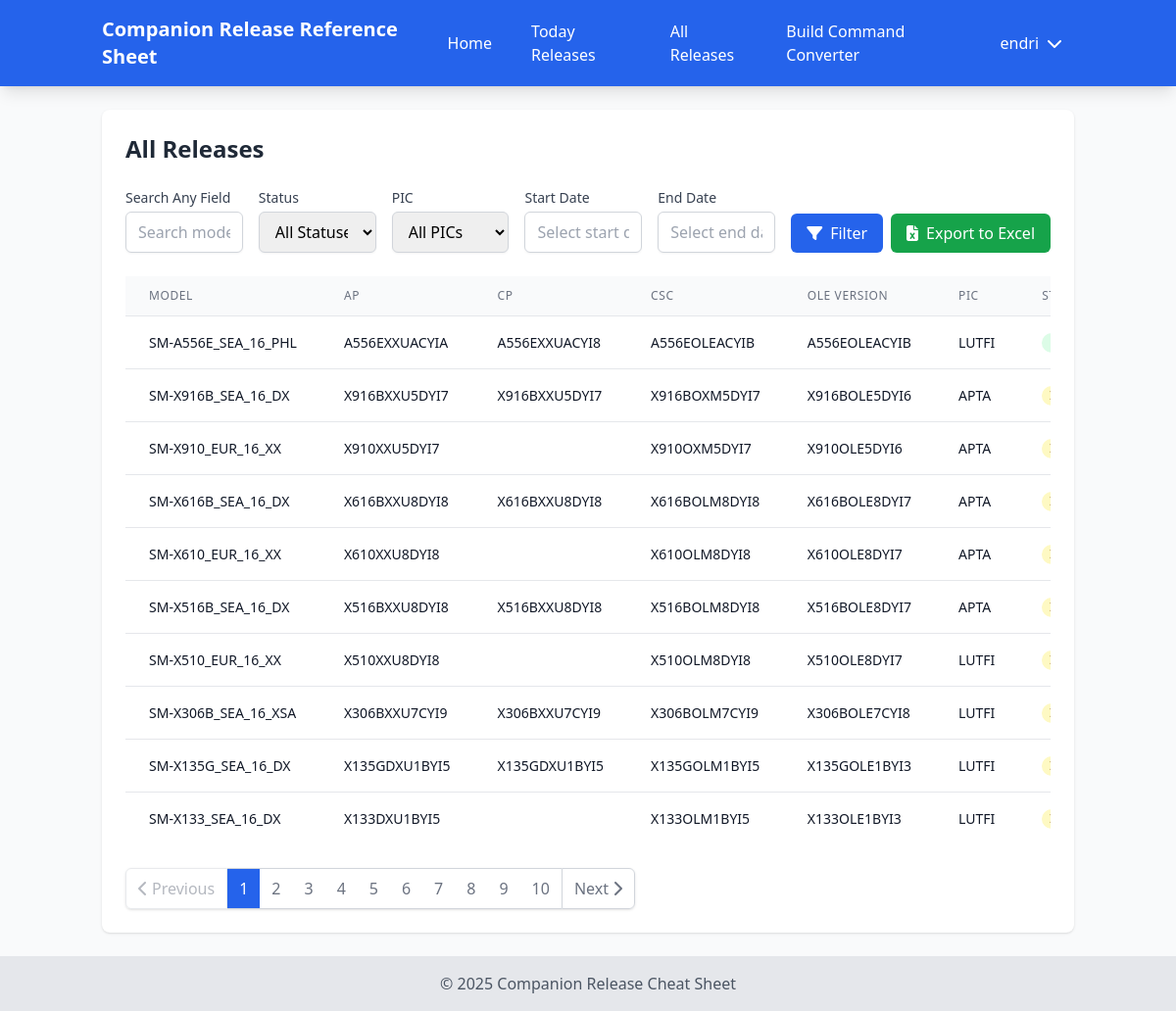
Page /all_releases.php (signed in) on the committed database.
### tables this page shows
CREATE TABLE `release_cheatsheets` (
  `id` int(11) NOT NULL,
  `model` varchar(50) NOT NULL,
  `ole_version` varchar(13) NOT NULL,
  `qb_user` varchar(50) NOT NULL,
  `oxm_olm_new_version` varchar(100) NOT NULL,
  `ap` varchar(50) NOT NULL,
  `cp` varchar(50) NOT NULL,
  `csc` varchar(50) NOT NULL,
  `qb_csc_user` varchar(50) NOT NULL,
  `additional_cl` varchar(50) DEFAULT '-',
  `cl_sync` varchar(255) DEFAULT NULL,
  `cl_partial_csc_oxm` varchar(255) DEFAULT NULL,
  `command_qb_user` text DEFAULT NULL,
  `command_qb_eng` text DEFAULT NULL,
  `new_xid_cl_partial` varchar(255) DEFAULT NULL,
  `partial_cl` longtext DEFAULT NULL,
  `p4_path` longtext DEFAULT NULL,
  `new_build_xid` varchar(100) NOT NULL,
  `qb_csc_user_xid` varchar(50) NOT NULL,
  `qb_csc_eng` varchar(50) NOT NULL,
  `release_note_format` text NOT NULL,
  `ap_mapping` varchar(100) NOT NULL,
  `cp_mapping` varchar(100) NOT NULL,
  `csc_version_up` varchar(100) NOT NULL,
  `created_at` timestamp NOT NULL DEFAULT current_timestamp(),
  `updated_at` timestamp NOT NULL DEFAULT current_timestamp() ON UPDATE current_timestamp(),
  `status` varchar(100) NOT NULL,
  `pic` varchar(100) NOT NULL
);

### all_releases.php (the view, shortened to what this page needs)
<?php
require_once __DIR__ . '/includes/functions.php';
require_once __DIR__ . '/includes/header.php';
$search = isset($_GET['search']) ? trim($_GET['search']) : '';
$status = isset($_GET['status']) ? trim($_GET['status']) : '';
$pic = isset($_GET['pic']) ? trim($_GET['pic']) : '';
$start_date = isset($_GET['start_date']) ? trim($_GET['start_date']) : '';
$end_date = isset($_GET['end_date']) ? trim($_GET['end_date']) : '';
$page = isset($_GET['page']) ? (int)$_GET['page'] : 1;
$perPage = 10;
$params = [];
$sqlCount = "SELECT COUNT(*) FROM release_cheatsheets";
$stmtCount = $pdo->prepare($sqlCount);
$stmtCount->execute($params);
$totalItems = $stmtCount->fetchColumn();
$offset = ($page - 1) * $perPage;
$sql = "SELECT id, model, ap, cp, csc, ole_version, pic, created_at, status, qb_user, qb_csc_user, additional_cl, qb_csc_user_xid, qb_csc_eng, release_note_format
        FROM release_cheatsheets";
$sql .= " ORDER BY created_at DESC LIMIT ?, ?";
$stmt = $pdo->prepare($sql);
$paramIndex = 1;
$stmt->bindValue($paramIndex++, $offset, PDO::PARAM_INT);
$stmt->bindValue($paramIndex++, $perPage, PDO::PARAM_INT);
$stmt->execute();
$releases = $stmt->fetchAll(PDO::FETCH_ASSOC);
$baseUrl = 'all_releases.php';
$queryString = http_build_query(array_filter([
    'search' => $search,
    'status' => $status,
    'pic' => $pic,
    'start_date' => $start_date,
    'end_date' => $end_date
]));
$pagination = generatePagination($totalItems, $perPage, $page, $baseUrl, $queryString ? "?$queryString" : '');
?>
<div class="bg-white shadow rounded-lg p-6">
    <h1 class="text-2xl font-bold text-gray-800 mb-6">All Releases</h1>
    <form method="GET" class="mb-6 flex flex-col md:flex-row gap-4">
        <div class="flex-1">
            <label for="search" class="block text-sm font-medium text-gray-700">Search Any Field</label>
            <input type="text" id="search" name="search" value="<?php echo htmlspecialchars($search); ?>"
                   class="mt-1 block w-full px-3 py-2 border border-gray-300 rounded-md shadow-sm focus:outline-none focus:ring-blue-500 focus:border-blue-500"
                   placeholder="Search model, AP, CP, CSC, PIC, etc.">
        </div>
        <div class="flex-1">
            <label for="status" class="block text-sm font-medium text-gray-700">Status</label>
            <select id="status" name="status" class="mt-1 block w-full px-3 py-2 border border-gray-300 rounded-md shadow-sm focus:outline-none focus:ring-blue-500 focus:border-blue-500">
                <option value="">All Statuses</option>
            </select>
        </div>
        <div class="flex-1">
            <label for="pic" class="block text-sm font-medium text-gray-700">PIC</label>
            <select id="pic" name="pic" class="mt-1 block w-full px-3 py-2 border border-gray-300 rounded-md shadow-sm focus:outline-none focus:ring-blue-500 focus:border-blue-500">
                <option value="">All PICs</option>
            </select>
        </div>
        <div class="flex-1">
            <label for="start_date" class="block text-sm font-medium text-gray-700">Start Date</label>
            <input type="text" id="start_date" name="start_date" value="<?php echo htmlspecialchars($start_date); ?>"
                   class="mt-1 block w-full px-3 py-2 border border-gray-300 rounded-md shadow-sm focus:outline-none focus:ring-blue-500 focus:border-blue-500"
                   placeholder="Select start date">
        </div>
        <div class="flex-1">
            <label for="end_date" class="block text-sm font-medium text-gray-700">End Date</label>
            <input type="text" id="end_date" name="end_date" value="<?php echo htmlspecialchars($end_date); ?>"
                   class="mt-1 block w-full px-3 py-2 border border-gray-300 rounded-md shadow-sm focus:outline-none focus:ring-blue-500 focus:border-blue-500"
                   placeholder="Select end date">
        </div>
        <div class="flex items-end">
            <button type="submit" class="bg-blue-600 hover:bg-blue-700 text-white px-4 py-2 rounded-md">
                <i class="fas fa-filter mr-2"></i>Filter
            </button>
            <a href="export.php" class="bg-green-600 hover:bg-green-700 text-white px-4 py-2 rounded-md ml-2">
                <i class="fas fa-file-excel mr-2"></i>Export to Excel
            </a>
        </div>
    </form>
    <div class="overflow-x-auto">
        <table class="min-w-full divide-y divide-gray-200">
            <thead class="bg-gray-50">
                <tr>
                    <th class="px-6 py-3 text-left text-xs font-medium text-gray-500 uppercase tracking-wider">Model</th>
                    <th class="px-6 py-3 text-left text-xs font-medium text-gray-500 uppercase tracking-wider">AP</th>
                    <th class="px-6 py-3 text-left text-xs font-medium text-gray-500 uppercase tracking-wider">CP</th>
                    <th class="px-6 py-3 text-left text-xs font-medium text-gray-500 uppercase tracking-wider">CSC</th>
                    <th class="px-6 py-3 text-left text-xs font-medium text-gray-500 uppercase tracking-wider">OLE Version</th>
                    <th class="px-6 py-3 text-left text-xs font-medium text-gray-500 uppercase tracking-wider">PIC</th>
                    <th class="px-6 py-3 text-left text-xs font-medium text-gray-500 uppercase tracking-wider">Status</th>
                </tr>
            </thead>
            <tbody class="bg-white divide-y divide-gray-200">
                <?php if (empty($releases)): ?>
                    <tr>
                        <td colspan="9" class="px-6 py-4 text-center text-gray-500">No releases found.</td>
                    </tr>
                <?php else: ?>
                    <?php foreach ($releases as $release): ?>
                        <tr>
                            <td class="px-6 py-4 whitespace-nowrap text-sm text-gray-900"><?php echo htmlspecialchars($release['model']); ?></td>
                            <td class="px-6 py-4 whitespace-nowrap text-sm text-gray-900"><?php echo htmlspecialchars($release['ap']); ?></td>
                            <td class="px-6 py-4 whitespace-nowrap text-sm text-gray-900"><?php echo htmlspecialchars($release['cp']); ?></td>
                            <td class="px-6 py-4 whitespace-nowrap text-sm text-gray-900"><?php echo htmlspecialchars($release['csc']); ?></td>
                            <td class="px-6 py-4 whitespace-nowrap text-sm text-gray-900"><?php echo htmlspecialchars($release['ole_version']); ?></td>
                            <td class="px-6 py-4 whitespace-nowrap text-sm text-gray-900"><?php echo htmlspecialchars($release['pic']); ?></td>
                            <td class="px-6 py-4 whitespace-nowrap text-sm">
                                <span class="px-2 inline-flex text-xs leading-5 font-semibold rounded-full
                                    <?php echo $release['status'] === 'done' ? 'bg-green-100 text-green-800' :
                                              ($release['status'] === 'skipped' ? 'bg-red-100 text-red-800' :
                                              ($release['status'] === 'in_progress' ? 'bg-yellow-100 text-yellow-800' : 'bg-gray-100 text-gray-800')); ?>">
                                </span>
                            </td>
                        </tr>
                    <?php endforeach; ?>
                <?php endif; ?>
            </tbody>
        </table>
    </div>
    <div class="mt-6">
        <?php echo $pagination; ?>
    </div>
</div>
<link rel="stylesheet" href="https://cdn.jsdelivr.net/npm/flatpickr/dist/flatpickr.min.css">
<?php require_once __DIR__ . '/includes/footer.php'; ?>

### includes/header.php (shortened to what this page needs)
<?php
require_once __DIR__ . '/functions.php';
?>
<!DOCTYPE html>
<html lang="en">
<head>
    <script src="https://cdn.tailwindcss.com"></script>
    <link href="https://cdnjs.cloudflare.com/ajax/libs/font-awesome/6.4.0/css/all.min.css" rel="stylesheet">
</head>
<body class="bg-gray-50 flex flex-col min-h-screen">
    <nav class="bg-blue-600 text-white shadow-lg">
        <div class="container mx-auto px-4 py-3">
            <div class="flex justify-between items-center">
                <a href="index.php" class="text-xl font-bold">Companion Release Reference Sheet</a>
                <div class="hidden md:flex space-x-4 items-center">
                    <a href="index.php" class="hover:bg-blue-700 px-3 py-2 rounded">Home</a>
                    <a href="today.php" class="hover:bg-blue-700 px-3 py-2 rounded">Today Releases</a>
                    <a href="all_releases.php" class="block hover:bg-blue-700 px-3 py-2 rounded">All Releases</a>
                    <a href="command.php" class="block hover:bg-blue-700 px-3 py-2 rounded">Build Command Converter</a>
					<?php if (isLoggedIn()): ?>
                        <div class="relative">
                            <button class="hover:bg-blue-700 px-3 py-2 rounded flex items-center focus:outline-none" id="user-menu-button">
                                <span><?php echo htmlspecialchars($_SESSION['username']); ?></span>
                                <i class="fas fa-chevron-down ml-2"></i>
                            </button>
                        </div>
                    <?php else: ?>
                        <a href="login.php" class="hover:bg-blue-700 px-3 py-2 rounded">Login</a>
                    <?php endif; ?>
                </div>
            </div>
        </div>
    </nav>
    <main class="main-content container mx-auto px-4 py-6 flex-grow">

### includes/functions.php (shortened to what this page needs)
<?php
function isLoggedIn() {
    return isset($_SESSION['user_id']);
}
function generatePagination($totalItems, $itemsPerPage, $currentPage, $baseUrl, $search = '') {
    $totalPages = ceil($totalItems / $itemsPerPage);
    $currentPage = max(1, min($currentPage, $totalPages));
    $maxPagesToShow = 10;
    $halfPagesToShow = floor($maxPagesToShow / 2);
    $startPage = max(1, $currentPage - $halfPagesToShow);
    $endPage = min($totalPages, $startPage + $maxPagesToShow - 1);
    $queryString = $search ? '&search=' . urlencode($search) : '';
    $html = '<nav class="inline-flex rounded-md shadow" aria-label="Page navigation">';
    $prevDisabled = $currentPage == 1 ? 'pointer-events-none opacity-50' : '';
    $html .= '<a href="' . $baseUrl . '?page=' . ($currentPage - 1) . $queryString . '" class="px-3 py-2 rounded-l-md border border-gray-300 bg-white text-gray-500 hover:bg-gray-50 ' . $prevDisabled . '" aria-label="Previous">';
    $html .= '<i class="fas fa-chevron-left mr-1"></i>Previous';
    $html .= '</a>';
    for ($i = $startPage; $i <= $endPage; $i++) {
        $active = $i == $currentPage ? 'bg-blue-600 text-white' : 'bg-white text-gray-500 hover:bg-gray-50';
        $html .= '<a href="' . $baseUrl . '?page=' . $i . $queryString . '" class="' . $active . ' px-3 py-2 border-t border-b border-gray-300">';
        $html .= $i;
        $html .= '</a>';
    }
    $nextDisabled = $currentPage == $totalPages ? 'pointer-events-none opacity-50' : '';
    $html .= '<a href="' . $baseUrl . '?page=' . ($currentPage + 1) . $queryString . '" class="px-3 py-2 rounded-r-md border border-gray-300 bg-white text-gray-500 hover:bg-gray-50 ' . $nextDisabled . '" aria-label="Next">';
    $html .= 'Next<i class="fas fa-chevron-right ml-1"></i>';
    $html .= '</a>';
    $html .= '</nav>';
    return $html;
}
?>

### includes/footer.php (shortened to what this page needs)
    </main>
    <footer class="footer bg-gray-200 text-center py-4">
        <p class="text-gray-600">&copy; <?php echo date('Y'); ?> Companion Release Cheat Sheet</p>
    </footer>
</body>
</html>

### includes/header.php (style rules this page uses)
html, body { height: 100%; }
body { display: flex; flex-direction: column; }
.main-content { flex: 1 0 auto; }
.footer { flex-shrink: 0; }

### rows in the picture
release_cheatsheets: model "SM-A556E_SEA_16_PHL", ap "A556EXXUACYIA", cp "A556EXXUACYI8", csc "A556EOLEACYIB", ole_version "A556EOLEACYIB", pic "LUTFI"
release_cheatsheets: model "SM-X916B_SEA_16_DX", ap "X916BXXU5DYI7", cp "X916BXXU5DYI7", csc "X916BOXM5DYI7", ole_version "X916BOLE5DYI6", pic "APTA"
release_cheatsheets: model "SM-X910_EUR_16_XX", ap "X910XXU5DYI7", csc "X910OXM5DYI7", ole_version "X910OLE5DYI6", pic "APTA"
release_cheatsheets: model "SM-X616B_SEA_16_DX", ap "X616BXXU8DYI8", cp "X616BXXU8DYI8", csc "X616BOLM8DYI8", ole_version "X616BOLE8DYI7", pic "APTA"
release_cheatsheets: model "SM-X610_EUR_16_XX", ap "X610XXU8DYI8", csc "X610OLM8DYI8", ole_version "X610OLE8DYI7", pic "APTA"
release_cheatsheets: model "SM-X516B_SEA_16_DX", ap "X516BXXU8DYI8", cp "X516BXXU8DYI8", csc "X516BOLM8DYI8", ole_version "X516BOLE8DYI7", pic "APTA"
release_cheatsheets: model "SM-X510_EUR_16_XX", ap "X510XXU8DYI8", csc "X510OLM8DYI8", ole_version "X510OLE8DYI7", pic "LUTFI"
release_cheatsheets: model "SM-X306B_SEA_16_XSA", ap "X306BXXU7CYI9", cp "X306BXXU7CYI9", csc "X306BOLM7CYI9", ole_version "X306BOLE7CYI8", pic "LUTFI"
release_cheatsheets: model "SM-X135G_SEA_16_DX", ap "X135GDXU1BYI5", cp "X135GDXU1BYI5", csc "X135GOLM1BYI5", ole_version "X135GOLE1BYI3", pic "LUTFI"
release_cheatsheets: model "SM-X133_SEA_16_DX", ap "X133DXU1BYI5", csc "X133OLM1BYI5", ole_version "X133OLE1BYI3", pic "LUTFI"

### other values in the picture
$_SESSION['username'] "endri"
